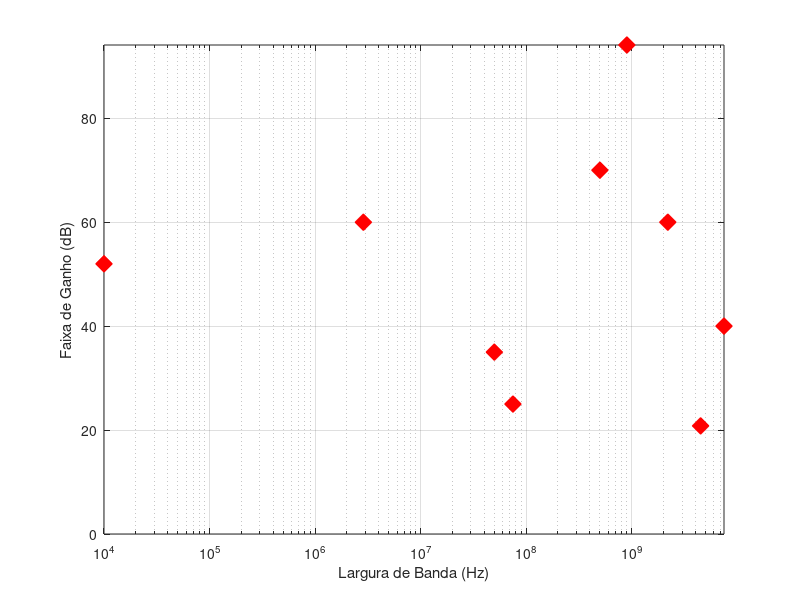

This figure's MATLAB source: (Note: this script raises an error after producing the figure.)
%Frequency x Gain Steps

clear;
close all;

% --wireless applications--
%%%%%%%%%%%%%%%%%%%%%%%%%%%%%%%%%%%%%%%%%%%%%%%%%%%%%%%%%%%%%%%

% leeWidebandCMOSVariable2007
vga(2).gain_range = 94.1;
vga(2).bandwidth = 900e6;
vga(2).power = 20.53e-3;
vga(2).citation = 38;

%liu5GbAutomaticGain2012
vga(3).gain_range = 40;
vga(3).bandwidth = 7.5e9;
vga(3).power = 72e-3;
vga(3).citation = 121;

%otakaLowpowerLownoiseAccurate2000
vga(4).gain_range = 70;
vga(4).bandwidth = 500e6;
vga(4).power = 36e-3;
vga(4).citation = 122;

%wangDesignLowPower2012
vga(5).gain_range = 60;
vga(5).bandwidth = 2.2e9;
vga(5).power = 2.5e-3;
vga(5).citation = 46;

%leeKaBandPhaseCompensatedVariableGain2019
vga(6).gain_range = 20.8;
vga(6).bandwidth = 4.5e9;
vga(6).power = 26.7e-3;
vga(6).citation = 110;

%zhengCMOSVGADC2009
vga(7).gain_range = 60;
vga(7).bandwidth = 2.87e6;
vga(7).power = -1;
vga(7).citation = 112;


% kumar9mW6GHzDigitally2012
pga(1).gain_range = 23;
pga(1).bandwidth = 5.6e9;
pga(1).power = 7.9e-3;
pga(1).citation = 120;

%wei35GHzProgrammable2017
pga(2).gain_range = 20;
pga(2).bandwidth = 1.35e9;
pga(2).power = 9.8e-3;
pga(2).citation = 25;

%zhangKaBandCMOSVariable2020
pga(3).gain_range = 29.4;
pga(3).bandwidth = 5e9;
pga(3).power = -1;
pga(3).citation = 58;

%liWidebandHighLinearity2016
pga(4).gain_range = 20;
pga(4).bandwidth = 6e9;
pga(4).power = 11.78e-3;
pga(4).citation = 118;

%severo36PGACombining2018
pga(5).gain_range = 18.2;
pga(5).bandwidth = 0.98e6;
pga(5).power = 15.4e-6;
pga(5).citation = 117;

% kumar35mW30dBGain2014
pga(18).gain_range = 31.6;
pga(18).bandwidth = 1.8e9;
pga(18).power = 35.3e-3;
pga(18).citation = 100;

% kumarTemperatureCompensatedDBlinearDigitally2013
pga(19).gain_range = 18.4;
pga(19).bandwidth = 1.9e9;
pga(19).power = 12.2e-3;
pga(19).citation = 123;

% kumar9mW6GHzDigitally2012
pga(26).gain_range = 23;
pga(26).bandwidth = 5.6e9;
pga(26).power = 7.9e-3;
pga(26).citation = 120;

% wangLinearindBAnalogBaseband2013
pga(20).gain_range = 34;
pga(20).bandwidth = 980e6;
pga(20).power = 48e-3;
pga(20).citation = 124;

% kitamura84DBgainrangeGHzbandwidth2013
pga(21).gain_range = 84.3;
pga(21).bandwidth = 1e9;
pga(21).power = 21.9e-3;
pga(21).citation = 125;

% gianniniFlexibleBasebandAnalog2007
pga(22).gain_range = 39;
pga(22).bandwidth = 200e6;
pga(22).power = 13.5e-3;
pga(22).citation = 99;

% alegreperezHighPerformanceCMOSFeedforward2010
pga(23).gain_range = 22;
pga(23).bandwidth = 100e6;
pga(23).power = 2.4e-3;
pga(23).citation = 115;

% sanzMOSCurrentDivider2005
pga(27).gain_range = 36;
pga(27).bandwidth = 16e6;
pga(27).power = 8e-3;
pga(27).citation = 61;

%%%%%%%%%%%%%%%%%%%%%%%%%%%%%%%%%%%%%%%%%%%%%%%%%%%%%%%%%%%%%%%
%--bio applications--
% abushawishProgrammableGainBandwidth2021
pga(6).gain_range = 16.8;
pga(6).bandwidth = 10e3;
pga(6).power = 3.28e-6;
pga(6).citation = 83;

% abushawishDigitallyProgrammableGain2021
pga(7).gain_range = 29.2;
pga(7).bandwidth = 7e3;
pga(7).power = 44e-6;
pga(7).citation = 84;

% huangFrontendAmplifierLownoise2008
pga(8).gain_range = 27.79;
pga(8).bandwidth = -1;
pga(8).power = 142.4e-6;
pga(8).citation = 70;

 % martinsClassProgrammableGain2021
 pga(15).gain_range = 15.5;
 pga(15).bandwidth = 7.1e6;
 pga(15).power = 2.8e-3;
 pga(15).citation = 85;

% rauVariableGainBandwidth2020
pga(9).gain_range = 13.5;
pga(9).bandwidth = 40e3;
pga(9).power = 54.6e-6;
pga(9).citation = 86;

% riegerVariableGainLowNoiseAmplification2011
pga(10).gain_range = 52;
pga(10).bandwidth = 20e3;
pga(10).power = 280e-6;
pga(10).citation = 60;

% ratametha64MuMathrmW2020
pga(11).gain_range = 25;
pga(11).bandwidth = 10e3;
pga(11).power = 280e-6;
pga(11).citation = 131;

% pandeyLowPower54mWAdaptive2021
pga(25).gain_range = 70;
pga(25).bandwidth = 10e3;
pga(25).power = 54e-6;
pga(25).citation = 88;


%%%%%%%%%%%%%%%%%%%%%%%%%%%%%%%%%%%%%%%%%%%%%%%%%%%%%%%%%%%%%%%
%--Hearing-Aid

% deligozMEMSBasedPowerScalableHearing2011
pga(12).gain_range = 40;
pga(12).bandwidth = 10e3;
pga(12).power = 67.2e-6;
pga(12).citation = 67;

% gebara900mVProgrammableGain2004
 pga(17).gain_range = 82;
 pga(17).bandwidth = 20e3;
 pga(17).power = 45e-6;
 pga(17).citation = 148;

% medeirosFullyAnalogLowpower2013
pga(13).gain_range = 75;
pga(13).bandwidth = 20e3;
pga(13).power = 2.15e-6;
pga(13).citation = 62;

% qi1V25uWLownoise2014
pga(14).gain_range = 15;
pga(14).bandwidth = 20e3;
pga(14).power = 25e-6;
pga(14).citation = 147;

% su6V8mWAutomatic2008
vga(8).gain_range = 52;
vga(8).bandwidth = 10e3;
vga(8).power = 1.8e-6;
vga(8).citation = 146;

%bhattacharyyaMicropowerAnalogHearing1996
pga(24).gain_range = 20;
pga(24).bandwidth = 20e3;
pga(24).power = 172e-6;
pga(24).citation = 145;

% mautheMicropowerCMOSCircuit1990
pga(16).gain_range = 30;
pga(16).bandwidth = 10e3;
pga(16).power = -1;
pga(16).citation = 144;
%%%%%%%%%%%%%%%%%%%%%%%%%%%%%%%%%%%%%%%%%%%%%%%%%%%%%%%%%%%%%%%
%--Magnetic Drives--

% harjaniLowpowerCMOSVGA1995
vga(9).gain_range = 25;
vga(9).bandwidth = 75e6;
vga(9).power = 10e-3;
vga(9).citation = 52;

% gomez50MHzCMOSVariable1992
vga(1).gain_range = 35;
vga(1).bandwidth = 50e6;
vga(1).power = 150e-3;
vga(1).citation = 97;


%%
%VGA PLOT
figure(1)
semilogx([vga(:).bandwidth],[vga(:).gain_range],'d','color','r','markerfacecolor','r','markersize',12)
xlabel('Largura de Banda (Hz)') 
ylabel('Faixa de Ganho (dB)')
ylim([0 inf])
xlim([0 inf])
zlim([0 inf])
grid
for i=1:9
    text(vga(i).bandwidth,vga(i).gain_range,compose("  [%d]",vga(i).citation))
end
hold on
%PGA PLOT
semilogx([pga(:).bandwidth],[pga(:).gain_range],'d','color','b','markerfacecolor','b','markersize',12)
for i=1:27
    text(pga(i).bandwidth,pga(i).gain_range,compose("  [%d]",pga(i).citation))
end
hold off

legend('VGA','PGA')

%%
figure(2)
loglog([vga(:).bandwidth],[vga(:).power],'s','color','k','markerfacecolor','r','markersize',12)
xlabel('Largura de Banda (Hz)') 
ylabel('Energia Dissipada (W)')
%ylim([0 inf])
%xlim([0 inf])
%zlim([0 inf])
grid
xpos = [];
ypos = [];
labels = [];
for i=1:9
    xpos = [xpos vga(i).bandwidth];
    ypos = [ypos vga(i).power];
    labels = [labels compose("  [%d]",vga(i).citation)];
end
labelpoints(xpos,ypos,labels,'SE', 'FontSize', 9,'adjust_axes',1)
hold on
%PGA PLOT
loglog([pga(:).bandwidth],[pga(:).power],'d','color','k','markerfacecolor','b','markersize',12)
xpos = [];
ypos = [];
labels = [];
for i=1:27
    xpos = [xpos pga(i).bandwidth];
    ypos = [ypos pga(i).power];
    labels = [labels compose("  [%d]",pga(i).citation)];
end
labelpoints(xpos,ypos,labels,'SE', 'FontSize', 9,'adjust_axes',1)
hold off
legend('VGA','PGA')

%%
figure(3)
semilogy([vga(:).gain_range],[vga(:).power],'d','color','r','markerfacecolor','r','markersize',12)
xlabel('Faixa de Ganho (dB)') 
ylabel('Energia Dissipada (W)')
ylim([0 inf])
xlim([0 inf])
zlim([0 inf])
grid
for i=1:9
    text(vga(i).gain_range,vga(i).power,compose("  [%d]",vga(i).citation))
end
hold on
%PGA PLOT
semilogy([pga(:).gain_range],[pga(:).power],'d','color','b','markerfacecolor','b','markersize',12)
for i=1:27
    text(pga(i).gain_range,pga(i).power,compose("  [%d]",pga(i).citation))
end
hold off
legend('VGA','PGA')

%%

%VGA PLOT
figure(4)
plot3([vga(:).bandwidth],[vga(:).gain_range],[vga(:).power],'d','color','r','markerfacecolor','r','markersize',12)
xlabel('Largura de Banda (Hz)') 
ylabel('Faixa de Ganho (dB)') 
zlabel('Power (W)')
ylim([0 inf])
xlim([0 inf])
zlim([0 inf])
set(gca,'XScale','log')
set(gca,'ZScale','log')
grid
for i=1:9
    text(vga(i).bandwidth,vga(i).gain_range,vga(i).power,compose("  [%d]",vga(i).citation))
end
hold
%PGA PLOT
plot3([pga(:).bandwidth],[pga(:).gain_range],[pga(:).power],'d','color','b','markerfacecolor','b','markersize',12)
for i=1:27
    text(pga(i).bandwidth,pga(i).gain_range,pga(i).power,compose("  [%d]",pga(i).citation))
end
hold
legend('VGA','PGA')
saveas(gcf,'all_3e','eps')